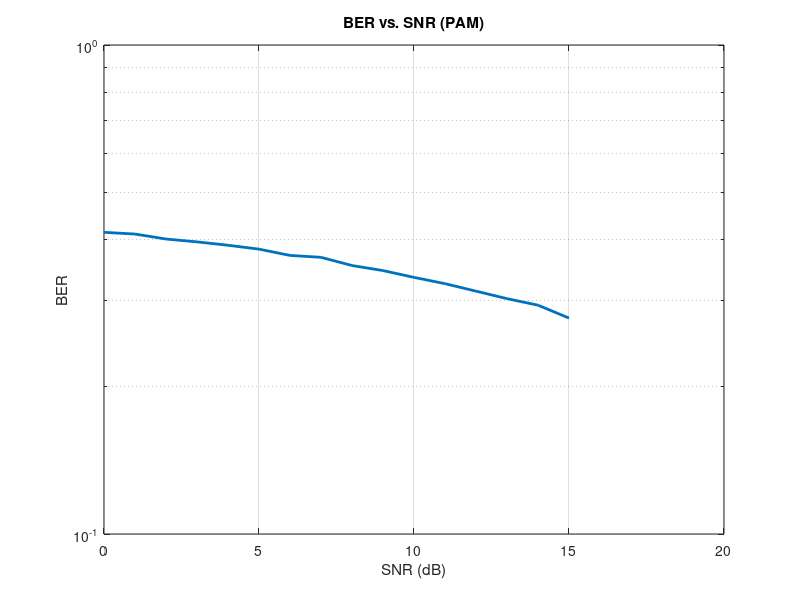

Reproduce this figure in MATLAB.
clear
clc
%% paramter definitions
N = 1e5;   % number of input bits
M = 32;      % modulatioin order
n = log2(M);    % number of bits per symbol``
n_sym = floor(N/n);
N_bit = n_sym * n;
data = randi([0, 1], 1, N_bit);

%% transmitter
data_reshape = reshape(data, [n_sym, n]);

data_dec = bi2de(data_reshape);
signal = pammod(data_dec, M);

%% receiver
SNR = 0:15;

% BER vs. SNR
for snr_index = 1:length(SNR)
    signal_noisy = awgn(signal, SNR(snr_index), 'measured');
    sym_demod = pamdemod(signal_noisy, M);
    data_bin = de2bi(sym_demod);
    data_out = reshape(data_bin, [1, N_bit]);
    [~, ber(snr_index)] = biterr(data, data_out);
end

semilogy(SNR, ber, 'linewidth', 2);
grid on
xlabel('SNR (dB)')
ylabel('BER')
title('BER vs. SNR (PAM)')
hold on
